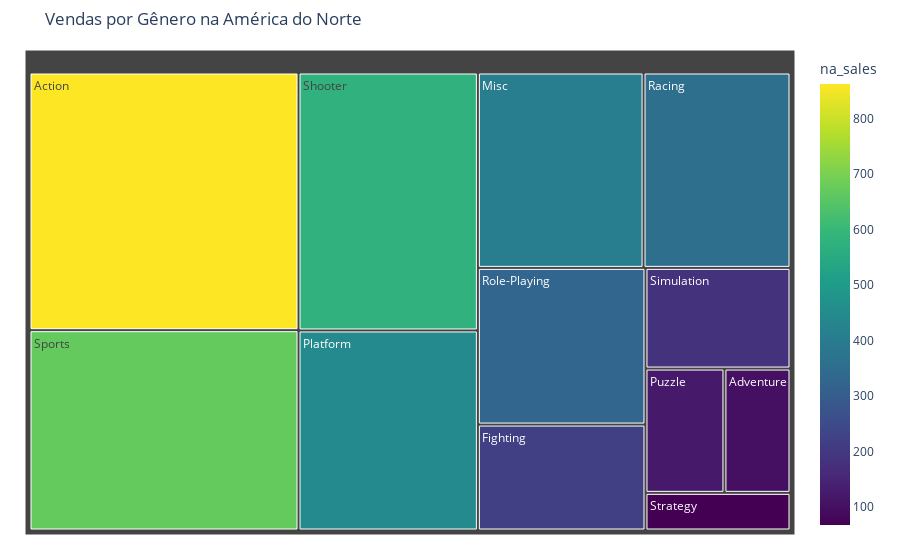

Notebook code for this chart:
### Markdown cell above
## Vendas por Gênero

### Code cell
genre_na = df.groupby('genre')['na_sales'].sum().reset_index()

fig = px.treemap(
    genre_na,
    path=['genre'],
    values='na_sales',
    color='na_sales',
    color_continuous_scale='viridis',
    title='Vendas por Gênero na América do Norte'
)

fig.update_traces()
fig.update_layout(margin=dict(t=50, l=25, r=25, b=25))
fig.show()

### Figure 1 — Plotly figure (JSON) as saved in the notebook; plotly's stock layout.template omitted (floating-point values rounded to 4 significant figures)
{"data": [{"branchvalues": "total", "customdata": [[861.8], [102.1], [220.7], [402.5], [446.0], [122.0], [356.9], [326.5], [575.2], [181.5], [670.1], [67.89]], "domain": {"x": [0, 1], "y": [0, 1]}, "hovertemplate": "labels=%{label}<br>na_sales_sum=%{value}<br>parent=%{parent}<br>id=%{id}<br>na_sales=%{color}<extra></extra>", "ids": ["Action", "Adventure", "Fighting", "Misc", "Platform", "Puzzle", "Racing", "Role-Playing", "Shooter", "Simulation", "Sports", "Strategy"], "labels": ["Action", "Adventure", "Fighting", "Misc", "Platform", "Puzzle", "Racing", "Role-Playing", "Shooter", "Simulation", "Sports", "Strategy"], "marker": {"coloraxis": "coloraxis", "colors": [861.8, 102.1, 220.7, 402.5, 446.0, 122.0, 356.9, 326.5, 575.2, 181.5, 670.1, 67.89]}, "name": "", "parents": ["", "", "", "", "", "", "", "", "", "", "", ""], "type": "treemap", "values": [861.8, 102.1, 220.7, 402.5, 446.0, 122.0, 356.9, 326.5, 575.2, 181.5, 670.1, 67.89]}], "layout": {"coloraxis": {"colorbar": {"title": {"text": "na_sales"}}, "colorscale": [[0, "#440154"], [0.1111, "#482878"], [0.2222, "#3e4989"], [0.3333, "#31688e"], [0.4444, "#26828e"], [0.5556, "#1f9e89"], [0.6667, "#35b779"], [0.7778, "#6ece58"], [0.8889, "#b5de2b"], [1, "#fde725"]]}, "legend": {"tracegroupgap": 0}, "margin": {"b": 25, "l": 25, "r": 25, "t": 50}, "title": {"text": "Vendas por Gênero na América do Norte"}}}
